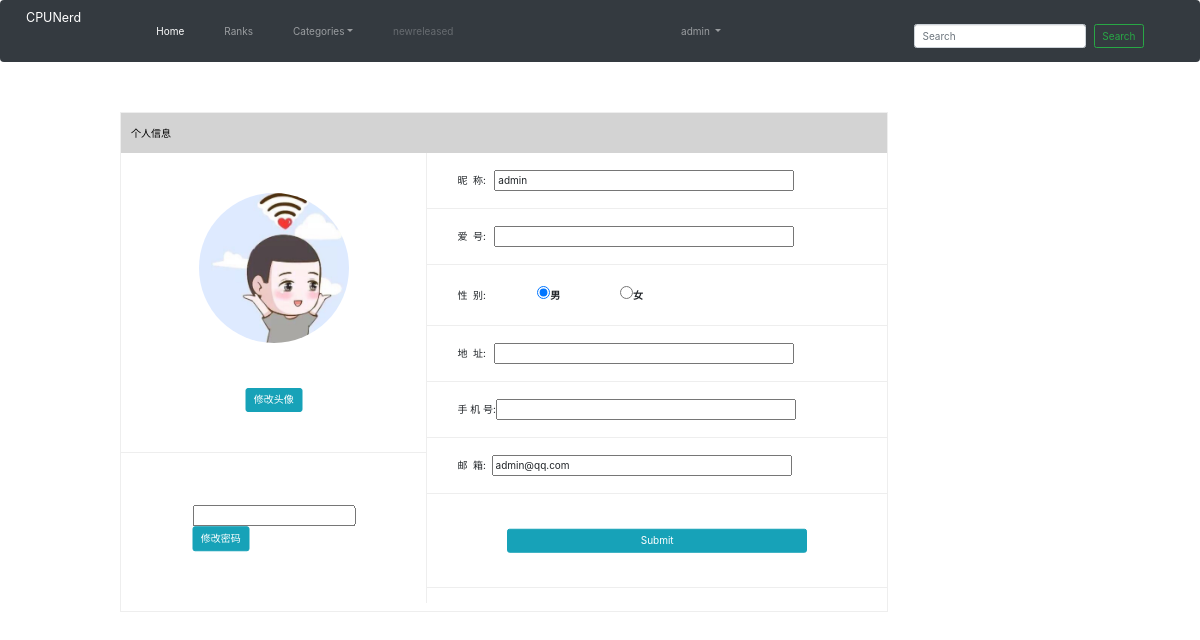
Page /user-profile/profile/ (signed in) on the committed database.
### user_profile/models.py (models this page shows)
class UserProfile(AbstractUser):
    sex = models.IntegerField(verbose_name="性别", choices=((0, '男'), (1, '女')), default=0)
    phone = models.CharField(verbose_name="手机号", null=True, max_length=11)
    address = models.CharField(verbose_name="手机号", null=True, max_length=255)
    interest = models.CharField(max_length=255, null=True)
    image = models.ImageField(max_length=1000, upload_to='avatar', verbose_name=u'头像', null=True, blank=True)

### user_profile/views.py (the view, shortened to what this page needs)
# urls.py: path('profile/', ProfileView.as_view(), name='profile'),
class ProfileView(LoginRequiredMixin, View):
    def get(self, request):
        user_id = request.GET.get("user_id")
        if not user_id:
            return render(request, 'user_profile/profile.html', {"user": request.user, 'myself': True})

### user_profile/templatetags/extratags.py (called while the page is built)
@register.filter(name='format_none')  # 过滤器在模板中使用时的name
def format_none(value):  # 把传递过来的参数arg替换为'~'
    if not value:
        return ''
    return value

### templates/user_profile/profile.html (shortened to what this page needs)
{% extends 'base.html' %}
{% load staticfiles %}
{% load extratags %}
{% block csstyle %}
    <link href="{% static 'css/profile.css' %}" rel="stylesheet">
{%  endblock %}
{% block content %}
    <div class="center-content">
       <div class="profile">
           <p>个人信息</p>
           <form method="post" action="{% url 'user_profile:profile' %}" id="form1">
               <div class="left">
                   <div>
                       <img {% if user.image %} src="{{ user.image.url }}" {% endif %} id="avatar">
                       {% if myself %}
                       <button type="button" class="btn btn-info" id="upload-img-btn">
                           修改头像
                       </button>
                       {% endif %}
                   </div>
                   <div>
                       {% if myself %}
                           <div>
                            <input type="password" name="password" id="password">
                            <button type="button" class="btn btn-info" onclick="change_password()">
                               修改密码
                            </button>
                           </div>
                       {% endif %}
                   </div>
               </div>
               <div class="right">
                   <div>
                       <span>昵&nbsp&nbsp称:</span>&nbsp&nbsp&nbsp<input name="name" value="{{ user.last_name | format_none}}">
                   </div>
                   <div>
                       <span>爱&nbsp&nbsp号:</span>&nbsp&nbsp&nbsp<input name="interest" value="{{ user.interest |format_none }}">
                   </div>
                   <div>
                       <span>性&nbsp&nbsp别:</span>&nbsp&nbsp&nbsp
                       <label style="width: 80px;margin-left: 40px"><input name="sex" type="radio" value="0" {% if user.sex == 0 %} checked {% endif %}/>男 </label>
                       <label><input name="sex" type="radio" value="1" {% if user.sex == 1 %} checked {% endif %}/>女 </label>
                   </div>
                   <div>
                       <span>地&nbsp&nbsp址:</span>&nbsp&nbsp&nbsp<input name="address" value="{{ user.address | format_none}}">
                   </div>
                   <div>
                       <span>手&nbsp机&nbsp号:</span><input name="phone" value="{{ user.phone | format_none }}">
                   </div>
                   <div>
                       <span>邮&nbsp&nbsp箱:</span>&nbsp&nbsp<input name="email" value="{{ user.email |format_none }}">
                   </div>
                   {% if myself %}
                   <div class="show-submit">
                       <input type="submit" class="btn btn-info">
                   </div>
                   {% endif %}
               </div>
           </form>
       </div>
    </div>
{% endblock %}

### templates/base.html (shortened to what this page needs)
<!DOCTYPE html>
{% load staticfiles %}
<html lang="en">
<head>
    <link rel="stylesheet" href="https://cdn.jsdelivr.net/npm/bootstrap@4.4.1/dist/css/bootstrap.min.css">
    <link href="https://cdn.staticfile.org/twitter-bootstrap/3.3.7/css/bootstrap.min.css" rel="stylesheet">
    <link href="{% static 'css/base.css' %}" rel="stylesheet">
    <link rel="stylesheet" href="https://cdn.staticfile.org/twitter-bootstrap/4.3.1/css/bootstrap.min.css">
     {% block csstyle %}
    {%  endblock %}
</head>
<body>
    <nav class="navbar navbar-expand-lg navbar-dark bg-dark">
        <a class="navbar-brand" href="#">CPUNerd</a>
        <div class="collapse navbar-collapse" id="navbarSupportedContent">
            <ul class="navbar-nav mr-auto">
                <li class="nav-item active">
                    <a class="nav-link" href="#">Home <span class="sr-only">(current)</span></a>
                </li>
                <li class="nav-item">
                    <a class="nav-link" href="#">Ranks</a>
                </li>
                <li class="nav-item dropdown">
                    <a class="nav-link dropdown-toggle" href="#" id="navbarDropdown" role="button" data-toggle="dropdown" aria-haspopup="true" aria-expanded="false">Categories</a>
                </li>
                <li class="nav-item">
                    <a class="nav-link disabled" href="#" tabindex="-1" aria-disabled="true">newreleased</a>
                </li>
            </ul>
            <ul class="navbar-nav mr-auto">
              {% if request.user.is_authenticated %}
                  <li class="nav-item dropdown">
                    <a class="nav-link dropdown-toggle" href="#" id="user-profile" role="button" data-toggle="dropdown" aria-haspopup="true" aria-expanded="false">
                      {{ request.user }}
                    </a>
                  </li>
              {% else %}
              <li class="nav-item"><a class="nav-link" href="{% url 'user_profile:register' %}">sign up</a></li>
              <li class="nav-item"><a class="nav-link" href="{% url 'user_profile:login' %}">login</a></li>
              {% endif %}
            </ul>
            <form class="form-inline my-2 my-lg-0">
              <input class="form-control mr-sm-2" type="search" placeholder="Search" aria-label="Search">
              <button class="btn btn-outline-success my-2 my-sm-0" type="submit">Search</button>
            </form>
        </div>
    </nav>
    {% block content %}
    {% endblock %}
</body>
</html>

### static/css/base.css (style rules this page uses)
li.nav-item { margin-left: 30px; }
div#navbarSupportedContent > ul:nth-child(2) { float: right; }
div#navbarSupportedContent > form { display: inline; float: right; margin-right: 30px; margin-top: 10px !important; }
div.center-content { width: 80%; margin: auto; }

### static/css/profile.css (style rules this page uses)
.profile { width: 80%; height: 500px; margin: 50px 0; border: 1px solid #eee; }
.profile > p { height: 40px; background-color: lightgray; color: black; line-height: 40px; padding-left: 10px; }
.profile > form { overflow: hidden; margin-top: -10px; }
.profile > form > div.left { float: left; width: 40%; border-right:1px solid #eee; }
.profile > form > div.left > div:nth-child(1) { height: 300px; position: relative; border-bottom: 1px solid #eee; }
.profile > form > div.left > div:nth-child(1) > button { position: absolute; transform: translateX(-50%); left: 50%; bottom:40px; }
.profile > form > div.left > div:nth-child(2) { height: 150px; position: relative; }
.profile > form > div.left > div:nth-child(2) > div { position: absolute; top: 50%; transform: translateY(-50%)translateX(-50%); left: 50%; }
img { width: 150px; height: 150px; border-radius: 75px; position: absolute; transform: translateX(-50%);left: 50%; top:40px; }
div.right { float: left; width: 60%; }
div.right > div { border-bottom: 1px solid #eee; padding: 17px 30px; }
div.right > div > input { width: 300px; }
div.show-submit { border: none; position: relative; height: 94px; }
div.show-submit > input { width:100px; position: absolute; top: 50%; transform: translateY(-50%)translateX(-50%); left: 50%; }

### rows in the picture
UserProfile: user "admin", image (placeholder picture), name "admin", sex "☑ 男", sex "☐ 女", email "admin@qq.com"
